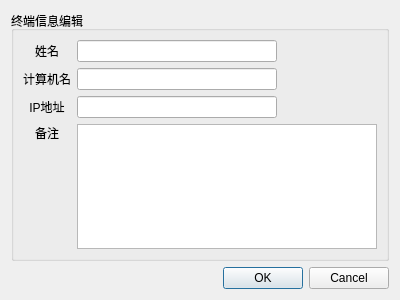
<?xml version="1.0" encoding="UTF-8"?>
<ui version="4.0">
 <class>EditDialog</class>
 <widget class="QDialog" name="EditDialog">
  <property name="geometry">
   <rect>
    <x>0</x>
    <y>0</y>
    <width>400</width>
    <height>300</height>
   </rect>
  </property>
  <property name="minimumSize">
   <size>
    <width>400</width>
    <height>300</height>
   </size>
  </property>
  <property name="maximumSize">
   <size>
    <width>400</width>
    <height>300</height>
   </size>
  </property>
  <property name="windowTitle">
   <string>Dialog</string>
  </property>
  <property name="modal">
   <bool>true</bool>
  </property>
  <layout class="QVBoxLayout" name="verticalLayout">
   <item>
    <widget class="QGroupBox" name="groupBox">
     <property name="title">
      <string>终端信息编辑</string>
     </property>
     <layout class="QGridLayout" name="gridLayout">
      <item row="1" column="0">
       <widget class="QLabel" name="label_2">
        <property name="text">
         <string>计算机名</string>
        </property>
        <property name="buddy">
         <cstring>ComputerEdit</cstring>
        </property>
       </widget>
      </item>
      <item row="3" column="0">
       <widget class="QLabel" name="label_4">
        <property name="text">
         <string>&lt;html&gt;&lt;head/&gt;&lt;body&gt;&lt;p align=&quot;center&quot;&gt;备注&lt;/p&gt;&lt;/body&gt;&lt;/html&gt;</string>
        </property>
        <property name="alignment">
         <set>Qt::AlignmentFlag::AlignLeading|Qt::AlignmentFlag::AlignLeft|Qt::AlignmentFlag::AlignTop</set>
        </property>
        <property name="buddy">
         <cstring>noteEdit</cstring>
        </property>
       </widget>
      </item>
      <item row="0" column="1">
       <widget class="QLineEdit" name="NameEdit">
        <property name="maximumSize">
         <size>
          <width>200</width>
          <height>16777215</height>
         </size>
        </property>
        <property name="alignment">
         <set>Qt::AlignmentFlag::AlignLeading|Qt::AlignmentFlag::AlignLeft|Qt::AlignmentFlag::AlignVCenter</set>
        </property>
       </widget>
      </item>
      <item row="2" column="0">
       <widget class="QLabel" name="label_3">
        <property name="text">
         <string>&lt;html&gt;&lt;head/&gt;&lt;body&gt;&lt;p align=&quot;center&quot;&gt;IP地址&lt;/p&gt;&lt;/body&gt;&lt;/html&gt;</string>
        </property>
        <property name="buddy">
         <cstring>IPEdit</cstring>
        </property>
       </widget>
      </item>
      <item row="1" column="1">
       <widget class="QLineEdit" name="ComputerEdit">
        <property name="maximumSize">
         <size>
          <width>200</width>
          <height>16777215</height>
         </size>
        </property>
       </widget>
      </item>
      <item row="3" column="1">
       <widget class="QTextEdit" name="noteEdit"/>
      </item>
      <item row="2" column="1">
       <widget class="QLineEdit" name="IPEdit">
        <property name="maximumSize">
         <size>
          <width>200</width>
          <height>16777215</height>
         </size>
        </property>
       </widget>
      </item>
      <item row="0" column="0">
       <widget class="QLabel" name="label">
        <property name="text">
         <string>&lt;html&gt;&lt;head/&gt;&lt;body&gt;&lt;p align=&quot;center&quot;&gt;姓名&lt;/p&gt;&lt;/body&gt;&lt;/html&gt;</string>
        </property>
        <property name="buddy">
         <cstring>NameEdit</cstring>
        </property>
       </widget>
      </item>
     </layout>
    </widget>
   </item>
   <item>
    <widget class="QDialogButtonBox" name="buttonBox">
     <property name="standardButtons">
      <set>QDialogButtonBox::StandardButton::Cancel|QDialogButtonBox::StandardButton::Ok</set>
     </property>
     <property name="centerButtons">
      <bool>false</bool>
     </property>
    </widget>
   </item>
  </layout>
 </widget>
 <tabstops>
  <tabstop>NameEdit</tabstop>
  <tabstop>ComputerEdit</tabstop>
  <tabstop>IPEdit</tabstop>
  <tabstop>noteEdit</tabstop>
 </tabstops>
 <resources/>
 <connections/>
</ui>
